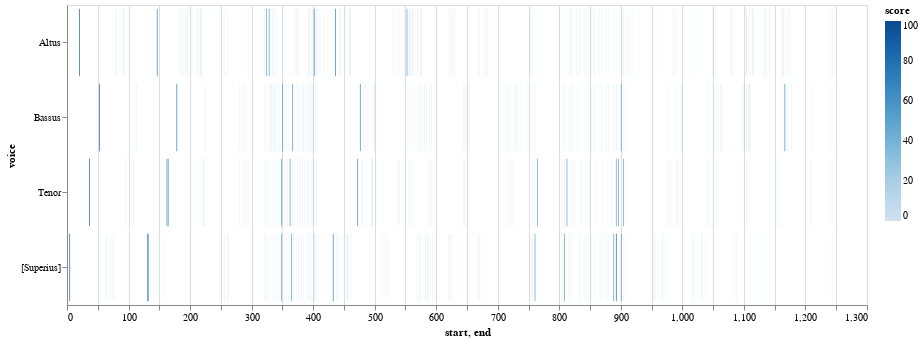

The notebook cell saved with this chart:
### Code cell
viz_demo.plot_close_match_heatmap(mel_ngrams, '4, 1, 2, 2, -3', selected_patterns=[], voices=[])

### Figure 1 — Vega-Lite specification as saved in the notebook (floating-point values rounded to 4 significant figures; data arrays with more than 128 entries replaced by an {"elided": "..."} marker saying what was removed)
{"config": {"view": {"continuousWidth": 400, "continuousHeight": 300}}, "data": {"name": "data-1ffcf6bba7bda970beda07e8501bd430"}, "mark": "bar", "encoding": {"color": {"type": "quantitative", "field": "score"}, "opacity": {"condition": {"value": 1, "test": "(datum.score > SelectorName.cutoff)"}, "value": 0.2}, "tooltip": [{"type": "quantitative", "field": "start"}, {"type": "quantitative", "field": "end"}, {"type": "nominal", "field": "pattern"}, {"type": "quantitative", "field": "score"}], "x": {"type": "quantitative", "field": "start"}, "x2": {"field": "end"}, "y": {"type": "nominal", "field": "voice"}}, "height": 300, "selection": {"SelectorName": {"type": "single", "fields": ["cutoff"], "bind": {"input": "range", "max": 100, "min": 0, "name": "cutoff:", "step": 1}, "init": {"cutoff": 50}}, "selector011": {"type": "interval", "bind": "scales", "encodings": ["x", "y"]}}, "width": 800, "$schema": "https://vega.github.io/schema/vega-lite/v4.8.1.json", "datasets": {"data-1ffcf6bba7bda970beda07e8501bd430": {"elided": "586 records"}}}
